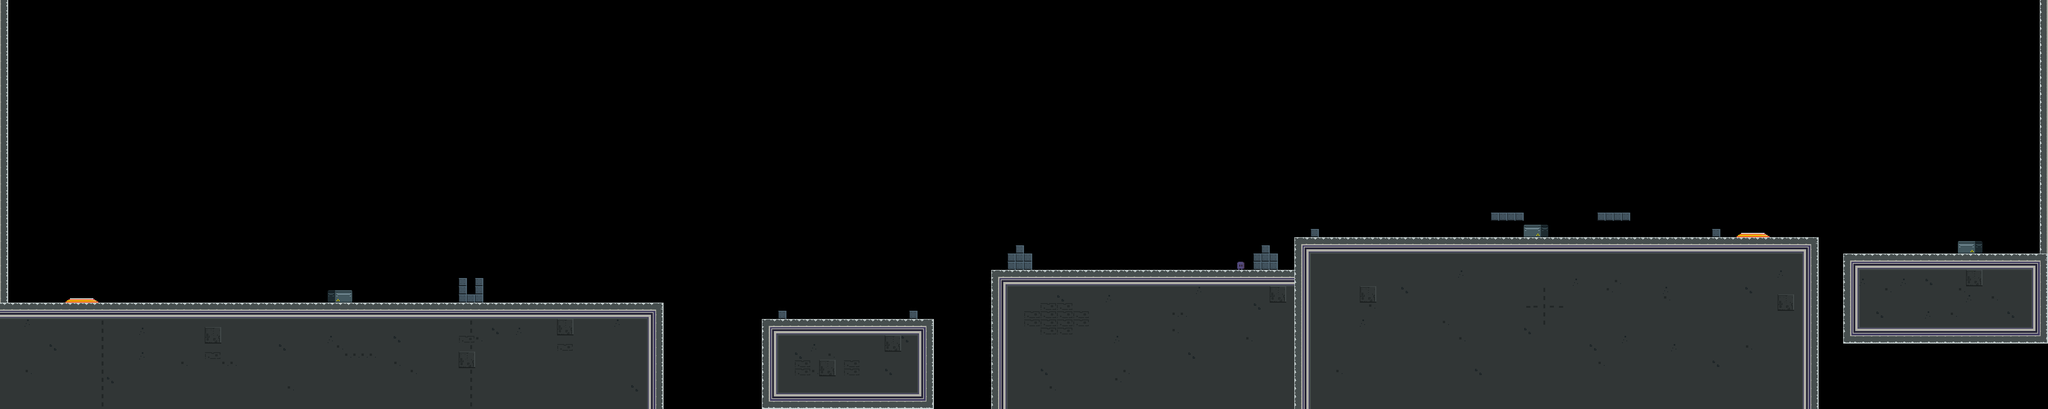

The image is a tile-based game level rendered from a .tmx file. Its description and source (layers, tilesets, objects; grid data summarised) follow:
An orthogonal 250x50 tile map with 32x32 px tiles, 4 tile layers (Platform, Spikes, Portal, Overlay) and 83 objects.

<map version="1.0" orientation="orthogonal" renderorder="right-up" width="250" height="50" tilewidth="32" tileheight="32" nextobjectid="618">
 <tileset firstgid="1" name="tileset" tilewidth="32" tileheight="32" spacing="2" margin="1" tilecount="256">
  <image source="../tileset.png" width="544" height="544" />
  <tile id="35">
   <properties>
    <property name="type" value="3" />
   </properties>
  </tile>
 </tileset>
 <layer name="Platform" width="250" height="50">
  <data>[12500 cells, 3552 non-empty, 35 distinct tile ids]</data>
 </layer>
 <layer name="Spikes" width="250" height="50">
  <data>[12500 cells, 11 non-empty, 1 distinct tile ids]</data>
 </layer>
 <layer name="Portal" width="250" height="50">
  <data>[12500 cells, 8 non-empty, 3 distinct tile ids]</data>
 </layer>
 <layer name="Overlay" width="250" height="50">
  <data>[12500 cells, 101 non-empty, 7 distinct tile ids]</data>
 </layer>
 <objectgroup name="PlatformOb">
  <object id="510" x="0" y="1184" width="2592" height="416" />
  <object id="511" x="0" y="0" width="32" height="1184" />
  <object id="512" x="2976" y="1248" width="672" height="352" />
  <object id="513" x="3040" y="1216" width="32" height="32" />
  <object id="514" x="3552" y="1216" width="32" height="32" />
  <object id="515" x="1792" y="1088" width="32" height="96" />
  <object id="516" x="1856" y="1088" width="32" height="96" />
  <object id="517" x="1824" y="1152" width="32" height="32" />
  <object id="518" x="3936" y="992" width="96" height="64" />
  <object id="519" x="3968" y="960" width="32" height="32" />
  <object id="520" x="4896" y="992" width="96" height="64" />
  <object id="521" x="4928" y="960" width="32" height="32" />
  <object id="522" x="3872" y="1056" width="3232" height="544" />
  <object id="523" x="7200" y="992" width="800" height="352" />
  <object id="524" x="7968" y="160" width="32" height="832" />
  <object id="525" x="6688" y="896" width="32" height="32" />
  <object id="526" x="5120" y="896" width="32" height="32" />
  <object id="527" x="5056" y="928" width="2048" height="32" />
  <object id="528" x="6944" y="960" width="160" height="96" />
  <object id="529" x="5632" y="960" width="352" height="96" />
  <object id="559" x="6240" y="832" width="128" height="32" />
  <object id="560" x="5824" y="832" width="128" height="32" />
 </objectgroup>
 <objectgroup name="SpikesOb">
  <object id="530" x="5153" y="898.5" width="12" height="27" />
  <object id="531" x="5106.5" y="899" width="10.5" height="26" />
  <object id="532" x="4930.25" y="945.25" width="27.75" height="12.75" />
  <object id="533" x="6672.36" y="898.545" width="12.9091" height="26.9091" />
  <object id="534" x="6720.91" y="898" width="11.8182" height="27.6364" />
  <object id="535" x="3970.58" y="947.792" width="27" height="13.3333" />
  <object id="536" x="3556.33" y="1206.67" width="24.6667" height="12.6667" />
  <object id="537" x="3041.91" y="1207.16" width="27.3333" height="12" />
  <object id="538" x="1889.67" y="1123.33" width="12.3333" height="24.6667" />
  <object id="539" x="1827.33" y="1136.67" width="25.6667" height="13.3333" />
  <object id="540" x="1776.33" y="1122.67" width="13.3333" height="26" />
 </objectgroup>
 <objectgroup name="EnemyOb">
  <object id="541" x="672" y="1088" width="32" height="32" />
  <object id="543" x="1120" y="1120" width="32" height="32" />
  <object id="544" x="1504" y="1056" width="32" height="32" />
  <object id="545" x="2496" y="1088" width="32" height="32" />
  <object id="546" x="3296" y="1152" width="32" height="32" />
  <object id="548" x="3360" y="1152" width="32" height="32" />
  <object id="550" x="4320" y="992" width="32" height="32" />
  <object id="552" x="4704" y="992" width="32" height="32" />
  <object id="553" x="5536" y="864" width="32" height="32" />
  <object id="554" x="5760" y="864" width="32" height="32" />
  <object id="555" x="6112" y="864" width="32" height="32" />
  <object id="556" x="6432" y="832" width="32" height="32" />
  <object id="557" x="6304" y="768" width="32" height="32" />
  <object id="558" x="6592" y="864" width="32" height="32" />
  <object id="615" x="4512" y="992" width="32" height="32" />
 </objectgroup>
 <objectgroup name="PowerUpOb">
  <object id="561" x="992" y="1056" width="32" height="64">
   <properties>
    <property name="level" value="1" />
   </properties>
  </object>
 </objectgroup>
 <objectgroup name="LightOb">
  <object id="568" x="6810.25" y="902.625" width="77.2423" height="16">
   <properties>
    <property name="color" value="4" />
   </properties>
  </object>
  <object id="570" x="282.288" y="1157.26" width="77.2423" height="16">
   <properties>
    <property name="color" value="4" />
   </properties>
  </object>
 </objectgroup>
 <objectgroup name="CoinOb">
  <object id="574" x="928" y="1088" width="32" height="32" />
  <object id="575" x="1056" y="1088" width="32" height="32" />
  <object id="576" x="1792" y="1024" width="32" height="32" />
  <object id="577" x="1856" y="1024" width="32" height="32" />
  <object id="578" x="2720" y="1120" width="32" height="32" />
  <object id="579" x="2784" y="1120" width="32" height="32" />
  <object id="580" x="2656" y="1120" width="32" height="32" />
  <object id="581" x="3232" y="1152" width="32" height="32" />
  <object id="582" x="3424" y="1152" width="32" height="32" />
  <object id="583" x="3968" y="896" width="32" height="32" />
  <object id="584" x="4928" y="896" width="32" height="32" />
  <object id="585" x="5856" y="768" width="32" height="32" />
  <object id="586" x="5888" y="768" width="32" height="32" />
  <object id="587" x="6272" y="768" width="32" height="32" />
  <object id="588" x="6304" y="768" width="32" height="32" />
  <object id="589" x="7104" y="864" width="32" height="32" />
  <object id="592" x="7136" y="832" width="32" height="32" />
  <object id="593" x="7168" y="864" width="32" height="32" />
  <object id="594" x="5152" y="992" width="32" height="32">
   <properties>
    <property name="type" value="3" />
   </properties>
  </object>
  <object id="596" x="5216" y="992" width="32" height="32">
   <properties>
    <property name="type" value="3" />
   </properties>
  </object>
  <object id="597" x="5280" y="992" width="32" height="32">
   <properties>
    <property name="type" value="3" />
   </properties>
  </object>
  <object id="598" x="5440" y="992" width="32" height="32">
   <properties>
    <property name="type" value="3" />
   </properties>
  </object>
  <object id="599" x="5504" y="992" width="32" height="32">
   <properties>
    <property name="type" value="3" />
   </properties>
  </object>
  <object id="600" x="5568" y="992" width="32" height="32">
   <properties>
    <property name="type" value="3" />
   </properties>
  </object>
 </objectgroup>
 <objectgroup name="MoverOb">
  <object id="508" x="3712" y="1024" width="97" height="258">
   <properties>
    <property name="direction" value="v" />
   </properties>
  </object>
 </objectgroup>
 <objectgroup name="BeamSpotOb">
  <object id="500" x="7296" y="960" width="64" height="32" />
  <object id="501" x="7488" y="960" width="64" height="32" />
 </objectgroup>
 <objectgroup name="PortalOb">
  <object id="565" x="6802.33" y="905.375" width="93.3334" height="18">
   <properties>
    <property name="place" value="exit" />
    <property name="type" value="sensor" />
   </properties>
  </object>
  <object id="567" x="6784.57" y="927.955">
   <properties>
    <property name="place" value="exit" />
    <property name="type" value="body" />
   </properties>
   <polygon points="0,0 16,-16.25 113.25,-16 128,0.25" />
  </object>
  </objectgroup>
 <objectgroup name="SwitchOb">
  <!-- 1 objects omitted --></objectgroup>
</map>
<!-- 3 of 83 objects omitted -->
